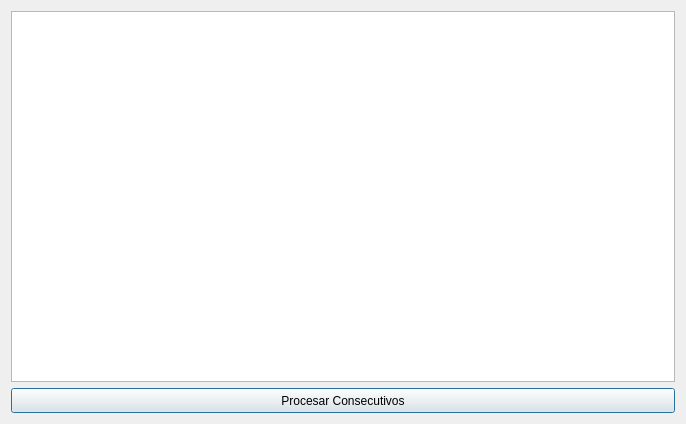
<?xml version="1.0" encoding="UTF-8"?>
<ui version="4.0">
 <class>subDictumsListForm</class>
 <widget class="QDialog" name="subDictumsListForm">
  <property name="geometry">
   <rect>
    <x>0</x>
    <y>0</y>
    <width>686</width>
    <height>424</height>
   </rect>
  </property>
  <property name="windowTitle">
   <string>Listado de Consecutivos</string>
  </property>
  <property name="windowIcon">
   <iconset resource="../resources/resources.qrc">
    <normaloff>:/icons/icons/engineering.png</normaloff>:/icons/icons/engineering.png</iconset>
  </property>
  <layout class="QGridLayout" name="gridLayout">
   <item row="0" column="0">
    <widget class="QTableWidget" name="tableWidget"/>
   </item>
   <item row="1" column="0">
    <widget class="QPushButton" name="processSubDictumsButton">
     <property name="minimumSize">
      <size>
       <width>0</width>
       <height>25</height>
      </size>
     </property>
     <property name="text">
      <string>Procesar Consecutivos</string>
     </property>
     <property name="icon">
      <iconset resource="../resources/resources.qrc">
       <normaloff>:/icons/icons/process.png</normaloff>:/icons/icons/process.png</iconset>
     </property>
    </widget>
   </item>
  </layout>
 </widget>
 <resources>
  <include location="../resources/resources.qrc"/>
 </resources>
 <connections/>
</ui>
